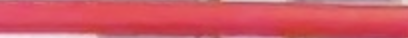
#> input picture beam_balancing/images_for_RBG_values/red.jpg, 408 x 38 px, found by its file name
$ python print_colour_info.py
#> lines starting #> are read from the running program, lines starting #| are printed output that depends on the picture
import cv2
import numpy as np

def analyze_image_colors(image_path):
    # Load image (BGR by default)
#> called with image_path = 'red.jpg'
    img = cv2.imread(image_path)
#> img is the input picture: shape (38, 408, 3); mean B, G, R 99.3, 86.9, 210.5
    if img is None:
        raise FileNotFoundError(f"Cannot load image: {image_path}")

    # Convert to RGB for intuitive ordering
    rgb = cv2.cvtColor(img, cv2.COLOR_BGR2RGB)
    h, w, _ = rgb.shape
#> h = 38; w = 408
    total_pixels = h * w
#> total_pixels = 15504

    # Split channels
    r, g, b = cv2.split(rgb)
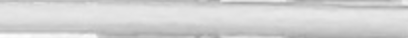
#> r: shape (38, 408); min 163, max 254, mean 210.5
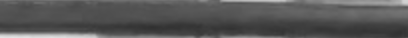
#> g: shape (38, 408); min 48, max 228, mean 86.9
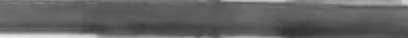
#> b: shape (38, 408); min 48, max 236, mean 99.3

    # Compute stats
    mean_r, mean_g, mean_b = np.mean(r), np.mean(g), np.mean(b)
#> mean_r = 210.5; mean_g = 86.91; mean_b = 99.26
    std_r, std_g, std_b = np.std(r), np.std(g), np.std(b)
#> std_r = 17.12; std_g = 28.76; std_b = 27.23
    min_r, min_g, min_b = np.min(r), np.min(g), np.min(b)
#> min_r = 163; min_g = 48; min_b = 48
    max_r, max_g, max_b = np.max(r), np.max(g), np.max(b)
#> max_r = 254; max_g = 228; max_b = 236

    print(f"Image: {image_path}")
    print(f"Resolution: {w}x{h} ({total_pixels:,} pixels)")
#| Resolution: 408x38 (15,504 pixels)
    print("\n--- RGB Statistics ---")
    print(f"Mean: R={mean_r:.2f}, G={mean_g:.2f}, B={mean_b:.2f}")
#| Mean: R=210.51, G=86.91, B=99.26
    print(f"Std Dev: R={std_r:.2f}, G={std_g:.2f}, B={std_b:.2f}")
#| Std Dev: R=17.12, G=28.76, B=27.23
    print(f"Min: R={min_r}, G={min_g}, B={min_b}")
#| Min: R=163, G=48, B=48
    print(f"Max: R={max_r}, G={max_g}, B={max_b}")
#| Max: R=254, G=228, B=236

    return {
        "mean": (mean_r, mean_g, mean_b),
        "std": (std_r, std_g, std_b),
        "min": (min_r, min_g, min_b),
        "max": (max_r, max_g, max_b),
    }

# Example usage
if __name__ == "__main__":
    analyze_image_colors("red.jpg")


#R = [208.65 – 233.09]
# G = [100.59 – 157.91]
# B = [178.71 – 207.93]

$ run again, with beam_balancing/images_for_RBG_values/green.jpg copied over beam_balancing/images_for_RBG_values/red.jpg
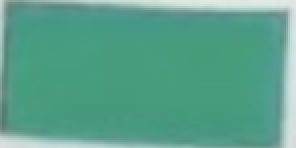
#> input picture beam_balancing/images_for_RBG_values/green.jpg, 148 x 74 px, found by its file name (shown 2 times larger)
#> in analyze_image_colors, img is the input picture: shape (74, 148, 3); mean B, G, R 139.6, 161.1, 89.5
#> in analyze_image_colors, `r, g, b = cv2.split(rgb)`:
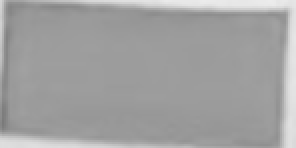
#> g: shape (74, 148) (shown 2 times larger); min 122, max 236, mean 161.1
#> in analyze_image_colors, `r, g, b = cv2.split(rgb)`:
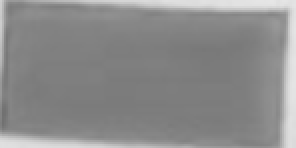
#> b: shape (74, 148) (shown 2 times larger); min 113, max 230, mean 139.6
#> mean_r = 89.54; mean_g = 161.1; mean_b = 139.6
#> std_r = 38.03; std_g = 19.36; std_b = 26.01
#> min_r = 67; min_g = 122; min_b = 113
#> max_r = 230; max_g = 236; max_b = 230
#| Resolution: 148x74 (10,952 pixels)
#| Mean: R=89.54, G=161.11, B=139.57
#| Std Dev: R=38.03, G=19.36, B=26.01
#| Min: R=67, G=122, B=113
#| Max: R=230, G=236, B=230
